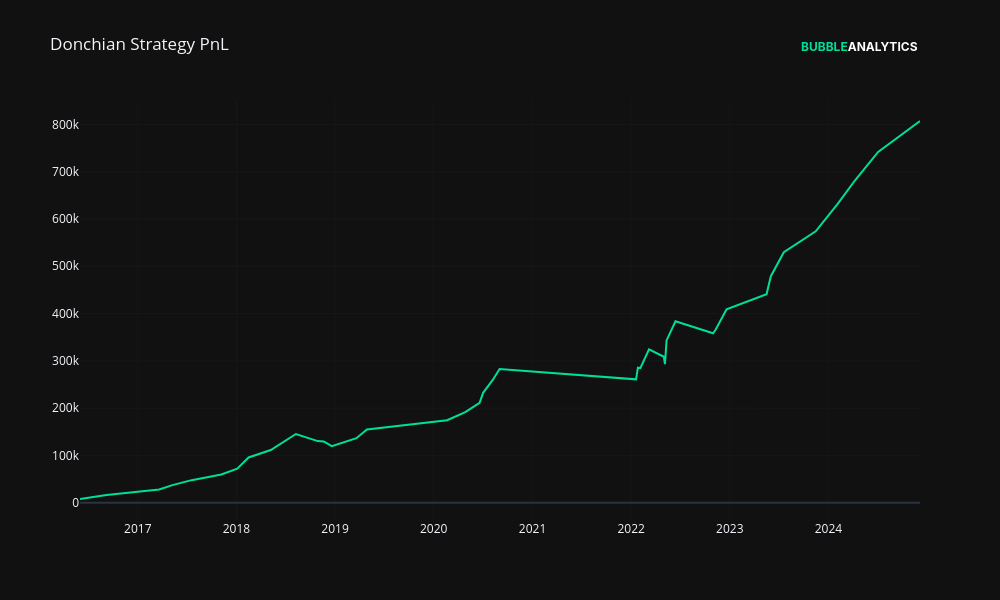

The notebook cell this image was saved under:
### Code cell
trades['CumulativePnL'] = trades['PnL'].cumsum()

fig_trades = go.Figure()

fig_trades.add_trace(go.Scatter(x=trades['EntryTime'], 
                                      y=trades['CumulativePnL'], 
                                      mode='lines', 
                                      name='Cumulative PnL', 
                                      line=dict(color='#00df9a')))

fig_trades.update_layout(title='Donchian Strategy PnL',
                         template="plotly_dark",
                         autosize=False,
                         width=1000,
                         height=600,
                        )

fig_trades.update_yaxes(gridcolor="#171717")
fig_trades.update_xaxes(gridcolor="#171717")

GREEN     = "#00DF9A"   
FONT_FAM  = "Atkinson Hyperlegible, Inter, Helvetica, Arial, sans-serif"
BRAND_CORNER = "right"  

bubble_logo = (
    f"<b><span style='color:{GREEN}'>BUBBLE</span>"
    f"<span style='color:white'>ANALYTICS</span></b>"
)

fig_trades.add_annotation(
    text=bubble_logo,
    x=1.0 if BRAND_CORNER == "right" else 0.0,
    y=1.15, xref="paper", yref="paper",
    xanchor="right" if BRAND_CORNER == "right" else "left",
    showarrow=False,
    font=dict(size=12, family=FONT_FAM)
)

#fig_trades.write_image("PNL.png", scale=2)

fig_trades.show()

### Figure 1 — Plotly figure (JSON) as saved in the notebook; plotly's stock layout.template omitted (floating-point values rounded to 4 significant figures)
{"data": [{"line": {"color": "#00df9a"}, "mode": "lines", "name": "Cumulative PnL", "type": "scatter", "x": ["2016-06-01T00:00:00", "2016-09-07T00:00:00", "2017-03-21T00:00:00", "2017-05-09T00:00:00", "2017-07-19T00:00:00", "2017-11-06T00:00:00", "2018-01-04T00:00:00", "2018-01-23T00:00:00", "2018-02-15T00:00:00", "2018-05-08T00:00:00", "2018-06-20T00:00:00", "2018-08-09T00:00:00", "2018-10-29T00:00:00", "2018-11-20T00:00:00", "2018-12-20T00:00:00", "2019-03-21T00:00:00", "2019-04-29T00:00:00", "2020-02-20T00:00:00", "2020-04-27T00:00:00", "2020-06-19T00:00:00", "2020-07-02T00:00:00", "2020-08-06T00:00:00", "2020-09-01T00:00:00", "2022-01-19T00:00:00", "2022-01-26T00:00:00", "2022-02-04T00:00:00", "2022-03-08T00:00:00", "2022-05-02T00:00:00", "2022-05-06T00:00:00", "2022-05-12T00:00:00", "2022-06-14T00:00:00", "2022-10-31T00:00:00", "2022-11-10T00:00:00", "2022-12-20T00:00:00", "2023-05-17T00:00:00", "2023-06-02T00:00:00", "2023-07-20T00:00:00", "2023-11-15T00:00:00", "2024-02-05T00:00:00", "2024-04-08T00:00:00", "2024-07-03T00:00:00", "2024-12-05T00:00:00"], "y": [7984.0, 16210.0, 28010.0, 37330.0, 47830.0, 59850.0, 72060.0, 83840.0, 95880.0, 111700.0, 127300.0, 145300.0, 130400.0, 129800.0, 119600.0, 136600.0, 155100.0, 174600.0, 191800.0, 211500.0, 232400.0, 259200.0, 282700.0, 260900.0, 285600.0, 284800.0, 324400.0, 308800.0, 293000.0, 343300.0, 383800.0, 358300.0, 366200.0, 408900.0, 441100.0, 479100.0, 529600.0, 573800.0, 632500.0, 681300.0, 741800.0, 807200.0]}], "layout": {"annotations": [{"font": {"family": "Atkinson Hyperlegible, Inter, Helvetica, Arial, sans-serif", "size": 12}, "showarrow": false, "text": "<b><span style='color:#00DF9A'>BUBBLE</span><span style='color:white'>ANALYTICS</span></b>", "x": 1, "xanchor": "right", "xref": "paper", "y": 1.15, "yref": "paper"}], "autosize": false, "height": 600, "title": {"text": "Donchian Strategy PnL"}, "width": 1000, "xaxis": {"gridcolor": "#171717"}, "yaxis": {"gridcolor": "#171717"}}}
